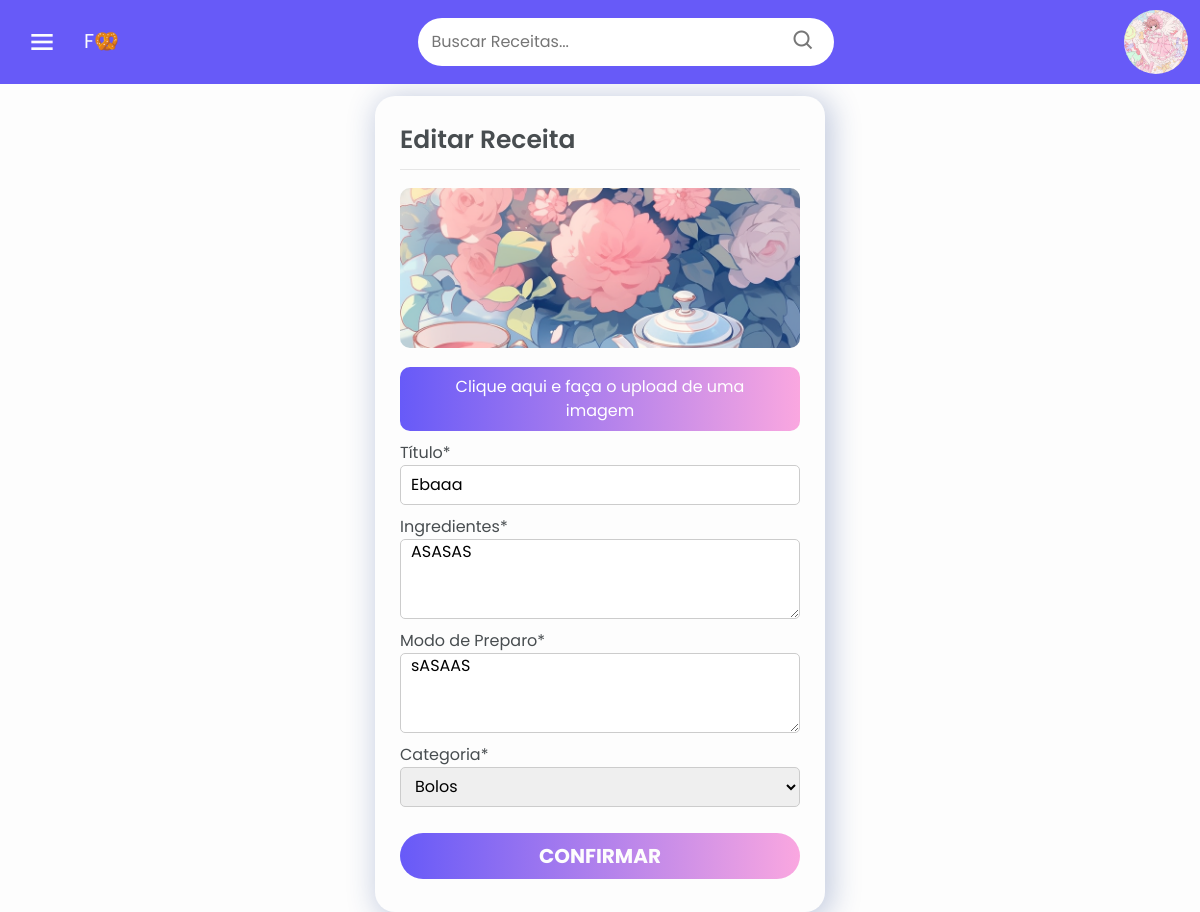
Page /recipes/update/11 (signed in) on the committed database.
### recipebook/models.py (models this page shows, shortened)
class User(db.Model, UserMixin):
    __tablename__ = 'user'
    id = db.Column(db.Integer, primary_key=True, autoincrement=True)
    name = db.Column(db.String(50), nullable=False)
    email = db.Column(db.String(50), nullable=False, unique=True)
    password = db.Column(db.String(255), nullable=False)
    profile_picture = db.Column(db.String(255), nullable=True)
    recipes = db.relationship('Recipe', backref='user', lazy=True, passive_deletes=True)
    liked_recipes = db.relationship('Recipe', secondary=likes, backref='liked_by')

class Recipe(db.Model):
    __tablename__ = 'recipe'
    id = db.Column(db.Integer, primary_key=True, autoincrement=True)
    user_id = db.Column(db.Integer, db.ForeignKey('user.id', ondelete="CASCADE"), nullable=False)
    title = db.Column(db.String(255), nullable=False)
    ingredients = db.Column(db.Text, nullable=False)
    steps = db.Column(db.Text, nullable=False)
    category_id = db.Column(db.Integer, db.ForeignKey('category.id', ondelete="CASCADE"), nullable=True)
    date_created = db.Column(db.DateTime(timezone=True), default=func.now())
    image_path = db.Column(db.String(255), nullable=True)

### recipebook/recipes.py (the view, shortened to what this page needs)
@bp.route('/update/<int:recipe_id>', methods=['GET', 'POST'])
@login_required
def edit(recipe_id):
    recipe = Recipe.query.filter_by(id=recipe_id).first()
    categories = Category.query.all()
    if recipe.user_id != current_user.id:
        return abort(404)
    if request.method == 'GET':
        return render_template('edit_recipe.html', recipe=recipe, categories=categories)

### recipebook/templates/edit_recipe.html (shortened to what this page needs)
<!DOCTYPE html>
<html lang="pt-br">
<head>
    <link rel="stylesheet" href="{{ url_for('static', filename='bootstrap/css/bootstrap.min.css') }}">
    <link rel="stylesheet" href="{{ url_for('static', filename='css/navbar.css') }}">
    <link rel="stylesheet" href="{{ url_for('static', filename='css/cadastro.css') }}">
</head>
<body>
    {% include "search_component.html" %}
    <div class="container mt-5 pt-5">
        <div class="box form-box">
            <header>Editar Receita</header>
            <form action="/recipes/update/{{ recipe.id }}" method="POST" id="recipeform" enctype="multipart/form-data">
                <div id="AlinhadorImagem" class="field input">
                    {% if recipe.image_path %}
                        <img style="width: 100%;
                        aspect-ratio: 16/9;
                        height: 10rem;
                        border-radius: 10px;
                        margin-top: 0.5rem;
                        margin-bottom: 1.2rem;
                        object-fit: cover;
                        background-position: center;" src="{{ url_for('static', filename='uploads/' + recipe.image_path) }}" alt="Imagem da receita">
                    {% endif %}
                    <label class="custom-file-upload colorized" for="recipe_image">Clique aqui e faça o upload de uma imagem</label>
                </div>
                <div class="field input">
                    <label for="title">Título*</label>
                    <input type="text" name="title" id="title" value="{{ recipe.title }}" required>
                </div>
                <div class="field input">
                    <label for="ingredients">Ingredientes*</label>
                    <textarea name="ingredients" id="ingredients" form="recipeform" required>{{ recipe.ingredients }}</textarea>
                </div>
                <div class="field input">
                    <label for="steps">Modo de Preparo*</label>
                    <textarea name="steps" id="steps" form="recipeform" required>{{ recipe.steps }}</textarea>
                </div>
                <div class="field input">
                    <label for="category">Categoria*</label>
                    <select name="category" id="category" required>
                        {% for category in categories %}
                            {% if recipe.category_id == category.id %}
                                <option value="{{ category.id }}" selected>{{ category.name }}</option>
                            {% else %}
                                <option value="{{ category.id }}">{{ category.name }}</option>
                            {% endif %}
                        {% endfor %}
                    </select>
                </div>
                <div class="input-group pt-3 mb-2 justify-content-center">
                    <button id="LoginBtn" type="submit" class="btn btn-lg w-100 fs-6 colorized">
                        <span class="lead fw-bold text-uppercase">Confirmar</span>
                    </button>
                </div>
            </form>
        </div>
    </div>
</body>
</html>

### recipebook/templates/search_component.html (shortened to what this page needs)
{% block search %}
<link href='https://unpkg.com/boxicons@2.1.4/css/boxicons.min.css' rel='stylesheet'>
 <nav id="Navbar" class="navbar fixed-top">
  <div class="d-flex justify-content-between align-items-center" style="width: 100%;">
    <div id="ContainerLogo">
      <i id="BtnToggle" class="bx bx-menu h4 animated" type="button" data-bs-toggle="offcanvas" data-bs-target="#offcanvasNavbar"
      aria-controls="offcanvasNavbar" aria-label="Toggle navigation"></i>
      <a id="Logo" class="navbar-brand">F🥨</a>
  </div>
      <form action="/recipes/search" method="GET" id="Input" class="form-control me-2">
          <input type="search" placeholder="Buscar Receitas..." aria-label="Buscar Receitas..." required name="keyword">
          <button type="submit"><i class='bx bx-search h4 '></i></button>
      </form>
      {% if current_user.profile_picture %}
        <img id="ProfileImg" src="{{ url_for('static', filename='uploads/' + current_user.profile_picture) }}" alt="imagem do perfil" type="button"
        data-bs-toggle="offcanvas" data-bs-target="#offcanvasNavbarProfile" aria-controls="offcanvasNavbarProfile" aria-label="Toggle navigation">
      {% else %}
        <img id="ProfileImg" src="{{ url_for('static', filename='images/user.webp') }}" alt="imagem do perfil" type="button"
        data-bs-toggle="offcanvas" data-bs-target="#offcanvasNavbarProfile" aria-controls="offcanvasNavbarProfile" aria-label="Toggle navigation">
      {% endif %}
  </div>
    </nav>
{% endblock %}

### recipebook/static/css/navbar.css (style rules this page uses)
body { margin: 0; padding: 0; background-color: #FDFDFD; font-family: "Poppins", sans-serif; color: #484D50; }
#Navbar { background-color: #675af8; margin: 0; }
.animated { padding: 10px; border-radius: 10px; transition: all 0.2s linear; }
#ContainerLogo { display: flex; justify-content: flex-start; align-items: center; padding-left: 1rem; }
#BtnToggle { font-size: 32px; margin-right: 1rem; margin-top: .5rem; color: #FDFDFD; }
#Logo { color: #FDFDFD; margin-left: 0; transform: translateY(-0.05rem); }
#Input button { border: none; background-color: transparent; }
#Input i { margin-top: .4rem; color: #777777; }
#Input input { border: none; outline: none; color: #777777; background-color: transparent; }
#Input { display: flex; justify-content: space-between; align-items: center; height: 3rem; width: 26rem; border: none; border-radius: 60px; }
#ProfileImg { width: 4rem; height: 4rem; border-radius: 50%; object-fit: cover; margin-right: 1%; transition: all 0.2s linear; cursor: pointer; }

### recipebook/static/css/cadastro.css (style rules this page uses)
.container { display: flex; align-items: center; justify-content: center; min-height: 90vh; }
.colorized { transition: all 0.5s linear; }
.custom-file-upload { display: inline-block; padding: 8px 20px; color: #fff; background: linear-gradient(90deg,#675af8, #FAA7E0); border-radius: 10px; cursor: pointer; font-size: 16px; text-align: center; }
#AlinhadorImagem { display: flex; justify-content: center; align-items: center; }
.box { background: #fdfdfd; display: flex; flex-direction: column; padding: 25px 25px; border-radius: 20px; box-shadow: 4px 4px 28px 4px rgba(33, 63, 141, 0.25) !important; }
.form-box { width: 450px; margin: 0px 10px; }
.form-box header { font-size: 25px; font-weight: 600; padding-bottom: 10px; border-bottom: 1px solid #e6e6e6; margin-bottom: 10px; }
.form-box form .field { display: flex; margin-bottom: 10px; flex-direction: column; }
.form-box form .input input, .form-box form .input textarea, .form-box form .input select { height: 40px; width: 100%; font-size: 16px; padding: 0 10px; border-radius: 5px; border: 1px solid #ccc; outline: none; }
textarea { resize: vertical; min-height: 80px; }
#LoginBtn { background: linear-gradient(90deg, #675af8, #FAA7E0); border-radius: 40px; border: none; color: #fdfdfd; }

### rows in the picture
User: profile_picture (picture)
Recipe: image_path (picture), title "Ebaaa", ingredients "ASASAS", steps "sASAAS"

### other values in the picture
form field category "Bolos"
